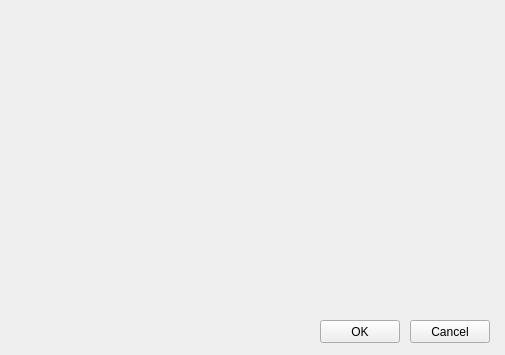
<?xml version="1.0" encoding="UTF-8"?>
<ui version="4.0">
 <class>ConfigWindow</class>
 <widget class="QWidget" name="ConfigWindow">
  <property name="geometry">
   <rect>
    <x>0</x>
    <y>0</y>
    <width>505</width>
    <height>355</height>
   </rect>
  </property>
  <property name="windowTitle">
   <string>Form</string>
  </property>
  <widget class="QPushButton" name="okButton">
   <property name="geometry">
    <rect>
     <x>320</x>
     <y>320</y>
     <width>80</width>
     <height>23</height>
    </rect>
   </property>
   <property name="text">
    <string>OK</string>
   </property>
  </widget>
  <widget class="QPushButton" name="cancelButton">
   <property name="geometry">
    <rect>
     <x>410</x>
     <y>320</y>
     <width>80</width>
     <height>23</height>
    </rect>
   </property>
   <property name="text">
    <string>Cancel</string>
   </property>
  </widget>
 </widget>
 <resources/>
 <connections/>
</ui>
